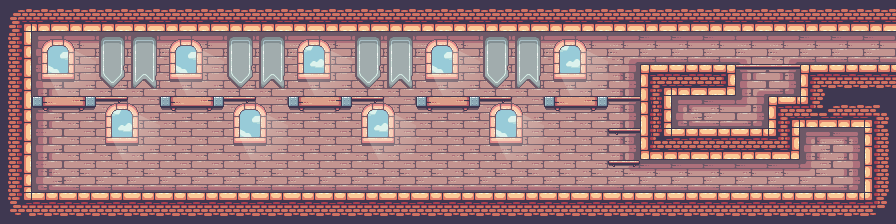

This is a level from a 2D game, rendered from its Tiled map with the project's own tilesets. A one-line summary and the map file follow, with tile-layer data summarised:
An orthogonal 28x7 tile map with 32x32 px tiles, 4 tile layers (background, walls, floors, decorations), 2 tilesets and 24 objects (2x pig with box, 2x pig, spawn, 18_stairs, 01_hall, ...).

<map version="1.5" tiledversion="1.5.0" orientation="orthogonal" renderorder="right-down" width="28" height="7" tilewidth="32" tileheight="32" infinite="0" nextlayerid="11" nextobjectid="26">
 <tileset firstgid="1" source="terrain.tsx" />
 <tileset firstgid="248" source="decorations.tsx" />
 <layer id="1" name="background" width="28" height="7">
  <data>[196 cells, 117 non-empty, 17 distinct tile ids]</data>
 </layer>
 <layer id="2" name="walls" width="28" height="7">
  <data>[196 cells, 79 non-empty, 16 distinct tile ids]</data>
 </layer>
 <layer id="3" name="floors" width="28" height="7">
  <data>[196 cells, 60 non-empty, 16 distinct tile ids]</data>
 </layer>
 <layer id="4" name="decorations" width="28" height="7">
  <data>[196 cells, 52 non-empty, 11 distinct tile ids]</data>
 </layer>
 <objectgroup id="5" name="spawn">
  <object id="19" name="spawn" x="29.2841" y="141.308" width="78" height="58" />
 </objectgroup>
 <objectgroup id="6" name="boxes">
  <object id="4" x="33.1838" y="78.7609" width="22" height="16" />
  <object id="5" x="33.1838" y="61.0874" width="22" height="16" />
  <object id="6" x="33.9871" y="43.4139" width="22" height="16" />
  <object id="7" x="194.656" y="78.7609" width="22" height="16" />
  <object id="8" x="310.337" y="78.7609" width="22" height="16" />
  <object id="9" x="428.428" y="77.9576" width="22" height="16" />
  <object id="10" x="673.447" y="110.895" width="22" height="16" />
  <object id="11" x="698.351" y="110.895" width="22" height="16" />
  <object id="12" x="724.058" y="110.895" width="22" height="16" />
 </objectgroup>
 <objectgroup id="7" name="bombs">
  <object id="13" x="160.375" y="50.7275" width="52" height="56" />
  <object id="14" x="287.303" y="50.7275" width="52" height="56" />
  <object id="15" x="421.461" y="49.1208" width="52" height="56" />
  <object id="16" x="548.389" y="49.9242" width="52" height="56" />
  <object id="17" x="35.054" y="49.9242" width="52" height="56" />
 </objectgroup>
 <objectgroup id="8" name="doors">
  <object id="1" type="18_stairs" x="808" y="136" width="46" height="56" />
  <object id="2" type="01_hall" x="46" y="136" width="46" height="56" />
  <object id="3" type="07_go_upper" x="295" y="136" width="46" height="56" />
 </objectgroup>
 <objectgroup id="10" name="invisible_doors">
  <object id="25" type="20_garden" x="890" y="32" width="1" height="32" />
 </objectgroup>
 <objectgroup id="9" name="enemies">
  <object id="20" type="pig facing right" x="63.8859" y="63.8759">
   <point />
  </object>
  <object id="21" type="pig with box" x="191.287" y="64.0674">
   <point />
  </object>
  <object id="22" type="pig" x="318.506" y="64.0674">
   <point />
  </object>
  <object id="23" type="pig" x="447.556" y="160.626">
   <point />
  </object>
  <object id="24" type="pig with box" x="697.877" y="96.101">
   <point />
  </object>
 </objectgroup>
</map>
